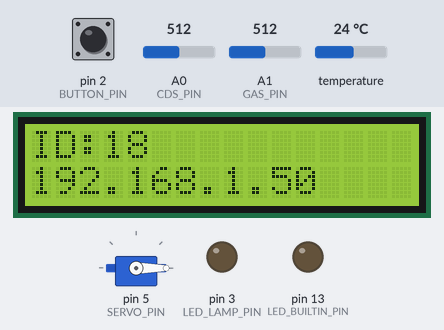
This sketch was run on a simulated Arduino Uno, built with avr-gcc and run on an emulated ATmega328P. Parts: 16×2 character LCD, servo, output pins drawn as LEDs (lit = HIGH). Inputs (shaded band) come from the test bench; at power-on: pin 2 (BUTTON_PIN) LOW, A0 (CDS_PIN) = 512, A1 (GAS_PIN) = 512, temperature 24 °C. WiFi joins after 1.5 s; servers stay silent unless stated; what the sketch prints to the serial monitor is not drawn.

Above: at 1.9 s.
At 3.4 s:
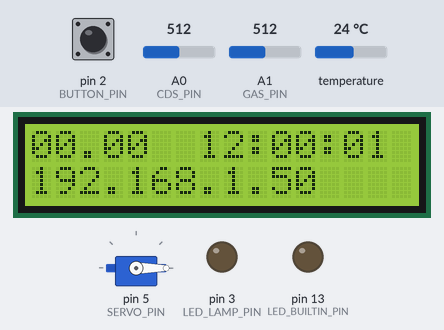
3.5 s: pin 2 (BUTTON_PIN) pulled HIGH for 0.15 s
At 7.0 s:
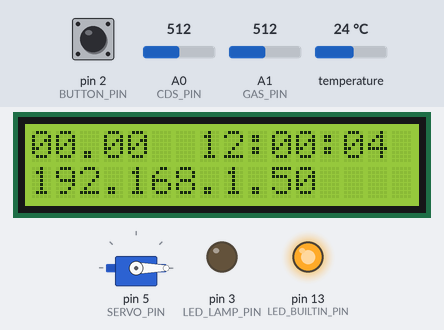
7.3 s: pin 2 (BUTTON_PIN) pulled HIGH for 1 s
At 12.1 s:
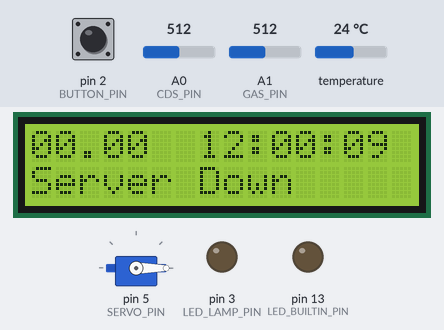
Timing chart, 0 to 13.6 s (numbered marks = the images above; inputs shaded):
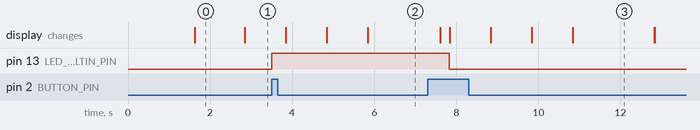

Measured:
- after the input at 3.5 s, pin 13 (LED_BUILTIN_PIN): LOW → HIGH at once
- after the input at 7.3 s, pin 13 (LED_BUILTIN_PIN): HIGH → LOW after 0.53 s
- what the display in image 0 shows lasts 1.2 s, from 1.6 s to 2.8 s

The sketch:

water.ino
```cpp
#include <WiFiEsp.h>
#include <SoftwareSerial.h>
#include <MsTimer2.h>
#include <Wire.h>
#include <LiquidCrystal_I2C.h>
#include <Servo.h>
#include <OneWire.h>
#include <DallasTemperature.h>

#define DEBUG
//#define DEBUG_WIFI

#define AP_SSID "embC"
#define AP_PASS "embC1234"
#define SERVER_NAME "10.10.14.66"
#define SERVER_PORT 5000
#define LOGID "18"
#define PASSWD "PASSWD"

#define CDS_PIN A0
#define GAS_PIN A1
#define BUTTON_PIN 2
#define LED_LAMP_PIN 3
#define SERVO_PIN 5
#define WATER_LEVEL_PIN A0
#define WATER_TEMP_PIN 5
#define WIFIRX 6  //6:RX-->ESP8266 TX
#define WIFITX 7  //7:TX -->ESP8266 RX
#define LED_BUILTIN_PIN 13

#define CMD_SIZE 50
#define ARR_CNT 5
bool timerIsrFlag = false;
boolean lastButton = LOW;
boolean currentButton = LOW;
boolean ledOn = false;
boolean cdsFlag = false;

char sendId[10] = "22";
char sendBuf[CMD_SIZE];
char lcdLine1[17] = "Smart IoT By KSH";
char lcdLine2[17] = "WiFi Connecting!";

int cds = 0;
int gas = 0;
unsigned int secCount;
unsigned int myservoTime = 0;

typedef struct {
  int year;
  int month;
  int day;
  int hour;
  int min;
  int sec;
} DATETIME;
DATETIME dateTime = {0, 0, 0, 12, 0, 0};
SoftwareSerial wifiSerial(WIFIRX, WIFITX);
WiFiEspClient client;
LiquidCrystal_I2C lcd(0x27, 16, 2);
Servo myservo;
OneWire oneWire(WATER_TEMP_PIN);
DallasTemperature sensors(&oneWire);

void setup() {
  lcd.init();
  lcd.backlight();
  lcdDisplay(0, 0, lcdLine1);
  lcdDisplay(0, 1, lcdLine2);

  pinMode(CDS_PIN, INPUT);
  pinMode(GAS_PIN, INPUT);
  pinMode(BUTTON_PIN, INPUT);
  pinMode(LED_LAMP_PIN, OUTPUT);
  pinMode(LED_BUILTIN_PIN, OUTPUT);

#ifdef DEBUG
  Serial.begin(115200);
#endif
  wifi_Setup();

  MsTimer2::set(1000, timerIsr);
  MsTimer2::start();

  sensors.begin();

  myservo.attach(SERVO_PIN);
  myservo.write(0);
  myservoTime = secCount;
}

void loop() {
  if (client.available()) {
    socketEvent();
  }

  if (timerIsrFlag) {
    timerIsrFlag = false;
    if (!(secCount % 5)) {

      cds = map(analogRead(CDS_PIN), 0, 1023, 0, 100);
      if ((cds >= 50) && cdsFlag)
      {
        cdsFlag = false;
        sprintf(sendBuf, "[%s]CDS@%d\n", sendId, cds);
        client.write(sendBuf, strlen(sendBuf));
        client.flush();
      } else if ((cds < 50) && !cdsFlag)
      {
        cdsFlag = true;
        sprintf(sendBuf, "[%s]CDS@%d\n", sendId, cds);
        client.write(sendBuf, strlen(sendBuf));
        client.flush();
      }

      gas = analogRead(GAS_PIN);
#ifdef DEBUG
      Serial.print("Gas: ");
      Serial.println(gas);
#endif
      sprintf(sendBuf, "[%s]GAS@%d\n", sendId, gas);
      client.write(sendBuf, strlen(sendBuf));
      client.flush();


      sensors.requestTemperatures();
      int waterLevel = map(analogRead(WATER_LEVEL_PIN), 0, 680, 0, 100);
      //waterLevel = analogRead(WATER_LEVEL_PIN);
      float waterTemp = sensors.getTempCByIndex(0);
          if (waterTemp != DEVICE_DISCONNECTED_C) {
        int waterTempInt = (int)(waterTemp * 100); // 소수점 이하 두 자리까지 표시하기 위해 100을 곱함
        sprintf(sendBuf, "[%s]WATER@%d.%02d@%d\n", sendId, waterTempInt / 100, waterTempInt % 100, waterLevel);
      } else {
        sprintf(sendBuf, "[%s]WATER@UNKNOWN\n", sendId);
      }
      client.write(sendBuf, strlen(sendBuf));
      client.flush();

      if (!client.connected()) {
        lcdDisplay(0, 1, "Server Down");
        server_Connect();
      }
    }
    if (myservo.attached() && myservoTime + 2 == secCount)
    {
      myservo.detach();
    }
    sprintf(lcdLine1, "%02d.%02d  %02d:%02d:%02d", dateTime.month, dateTime.day, dateTime.hour, dateTime.min, dateTime.sec );
    lcdDisplay(0, 0, lcdLine1);
  }

  currentButton = debounce(lastButton);
  if (lastButton == LOW && currentButton == HIGH)
  {
    ledOn = !ledOn;
    digitalWrite(LED_BUILTIN_PIN, ledOn);
    sprintf(sendBuf, "[  ", ledOn ? "ON" : "OFF");
    client.write(sendBuf, strlen(sendBuf));
    client.flush();
  }
  lastButton = currentButton;
}

void socketEvent()
{
  // socket event handling
}

void timerIsr()
{
  timerIsrFlag = true;
  secCount++;
  clock_calc(&dateTime);
}

void clock_calc(DATETIME *dateTime)
{
  int ret = 0;
  dateTime->sec++;
  if(dateTime->sec >= 60)
  {
      dateTime->sec = 0;
      dateTime->min++;
      if(dateTime->min >= 60)
      {
          dateTime->min = 0;
          dateTime->hour++;
          if(dateTime->hour == 24)
          {
            dateTime->hour = 0;
          }
       }
    }
}

void wifi_Setup() {
  wifiSerial.begin(38400);
  wifi_Init();
  server_Connect();
}

void wifi_Init()
{
  do {
    WiFi.init(&wifiSerial);
    if (WiFi.status() == WL_NO_SHIELD) {
#ifdef DEBUG_WIFI
      Serial.println("WiFi shield not present");
#endif
    }
    else
      break;
  } while (1);

#ifdef DEBUG_WIFI
  Serial.print("Attempting to connect to WPA SSID: ");
  Serial.println(AP_SSID);
#endif
  while (WiFi.begin(AP_SSID, AP_PASS) != WL_CONNECTED) {
#ifdef DEBUG_WIFI
    Serial.print("Attempting to connect to WPA SSID: ");
    Serial.println(AP_SSID);
#endif
  }
  sprintf(lcdLine1, "ID:%s", LOGID);
  lcdDisplay(0, 0, lcdLine1);
  sprintf(lcdLine2, "%d.%d.%d.%d", WiFi.localIP()[0], WiFi.localIP()[1], WiFi.localIP()[2], WiFi.localIP()[3]);
  lcdDisplay(0, 1, lcdLine2);

#ifdef DEBUG_WIFI
  Serial.println("You're connected to the network");
  printWifiStatus();
#endif
}

int server_Connect()
{
#ifdef DEBUG_WIFI
  Serial.println("Starting connection to server...");
#endif

  if (client.connect(SERVER_NAME, SERVER_PORT)) {
#ifdef DEBUG_WIFI
    Serial.println("Connect to server");
#endif
    client.print("["LOGID":"PASSWD"]");
  }
  else
  {
#ifdef DEBUG_WIFI
    Serial.println("server connection failure");
#endif
  }
}

void printWifiStatus()
{
  Serial.print("SSID: ");
  Serial.println(WiFi.SSID());

  IPAddress ip = WiFi.localIP();
  Serial.print("IP Address: ");
  Serial.println(ip);

  long rssi = WiFi.RSSI();
  Serial.print("Signal strength (RSSI):");
  Serial.print(rssi);
  Serial.println(" dBm");
}

void lcdDisplay(int x, int y, char * str)
{
  int len = 16 - strlen(str);
  lcd.setCursor(x, y);
  lcd.print(str);
  for (int i = len; i > 0; i--)
    lcd.write(' ');
}

boolean debounce(boolean last)
{
  boolean current = digitalRead(BUTTON_PIN);
  if (last != current)
  {
    delay(5);
    current = digitalRead(BUTTON_PIN);
  }
  return current;
}
```
